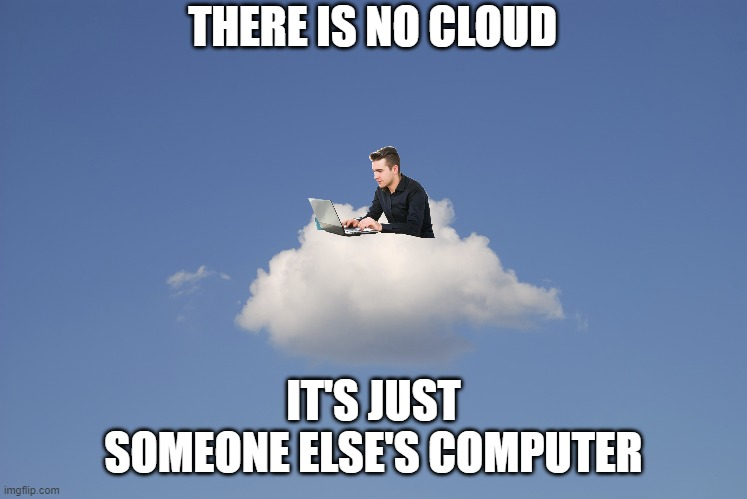
#> input picture cloud.jpg, 747 x 499 px
$ jupyter execute 'Exploring Pre processing methods.ipynb'
#> lines starting #> are read from the running program, lines starting #| are printed output that depends on the picture
[cell 1]
import cv2
import matplotlib.pyplot as plt

# Raw Image

[cell 2]
img = cv2.imread("cloud.jpg")
#> img is the input picture: shape (499, 747, 3); mean B, G, R 168.7, 133.4, 112.7

plt.imshow(img)

# Changing color spaces

[cell 3]
img_RGB = cv2.cvtColor(img, cv2.COLOR_BGR2RGB)
plt.imshow(img_RGB)

#  Image resizing

[cell 4]
img_resized = cv2.resize(img, (1920, 1080))
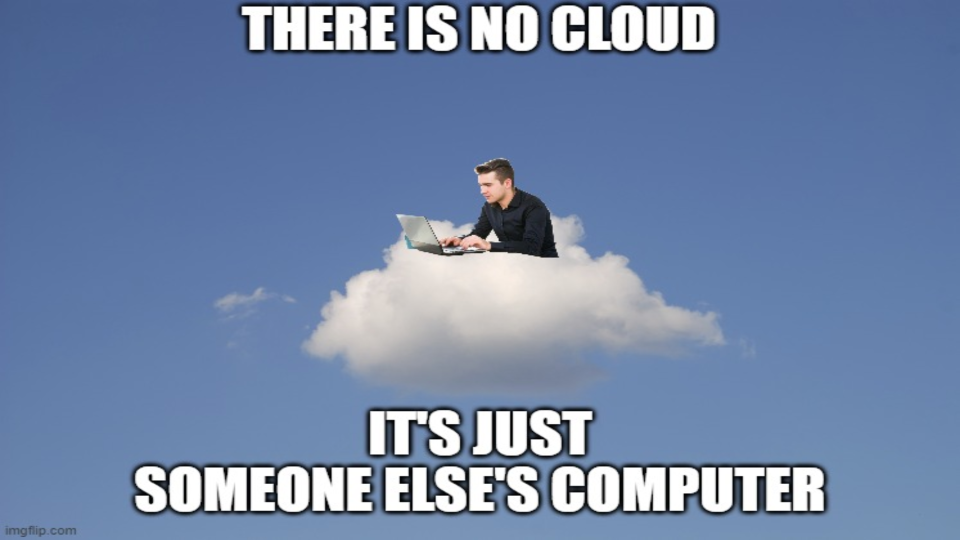
#> img_resized: shape (1080, 1920, 3) (shown at 1/2 size); mean B, G, R 168.7, 133.4, 112.7

print(f"Original Image Dimensions: {img.shape[1]}x{img.shape[0]}")
#| Original Image Dimensions: 747x499
print(f"Resized Image Dimensions: {img_resized.shape[1]}x{img_resized.shape[0]}")
#| Resized Image Dimensions: 1920x1080

cv2.imshow("img_resized", img_resized)
cv2.waitKey(0)

# Cropping image

[cell 5]
start_point = [125, 300] # the coordinate to start cropping from (height, width)
end_point = [125, 150] # number of pixels to include in the crop (height, width)

# slicing the needed pixels
img_crop = img[start_point[0]:start_point[0]+end_point[0], start_point[1]:start_point[1]+end_point[1]]
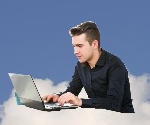
#> img_crop: shape (125, 150, 3); mean B, G, R 152.8, 128.4, 117.6
cv2.imshow("img_crop", img_crop)
cv2.waitKey(0)

# Grayscaling image

[cell 6]
img_gray = cv2.cvtColor(img, cv2.COLOR_BGR2GRAY)
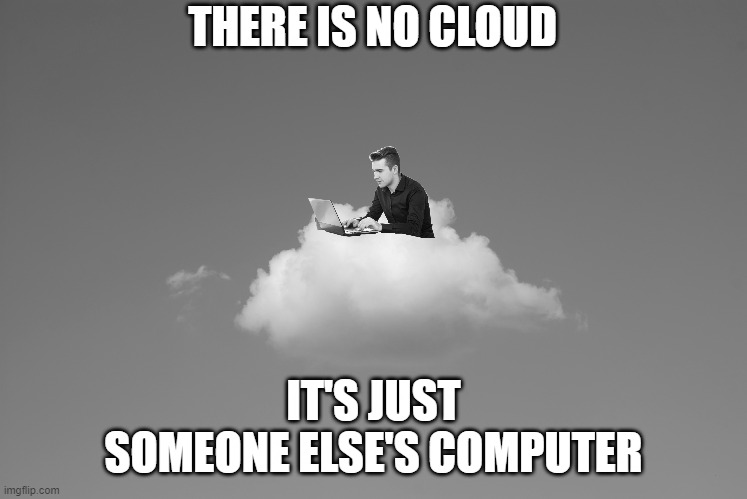
#> img_gray: shape (499, 747); min 0, max 255, mean 131.3
print(f"Original image dimensions and color channel count: {img.shape}")
#| Original image dimensions and color channel count: (499, 747, 3)
print(f"Grayscale image dimensions and color channel count: {img_gray.shape}")
#| Grayscale image dimensions and color channel count: (499, 747)

cv2.imshow("img_gray", img_gray)
cv2.waitKey(0)
